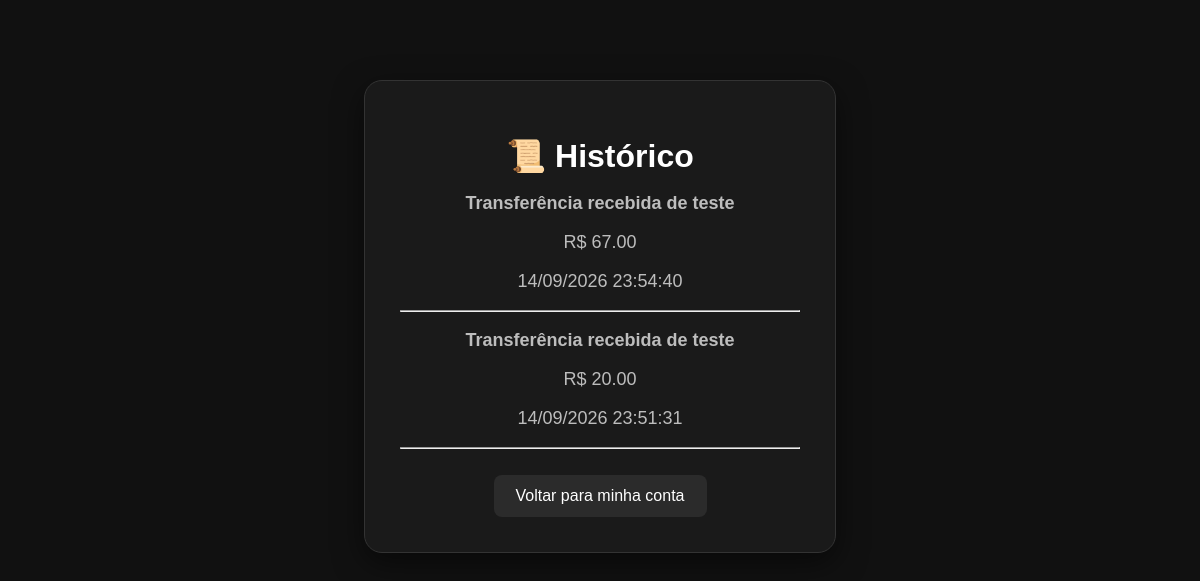
Screenshot of /historico (signed in) with the database file from the repository.
### tables this page shows
CREATE TABLE historico (
    id INTEGER PRIMARY KEY AUTOINCREMENT,
    conta_id INTEGER NOT NULL,
    tipo TEXT NOT NULL,
    valor REAL NOT NULL,
    data_hora TEXT NOT NULL,
    FOREIGN KEY (conta_id) REFERENCES contas(id)
);

### app.py (the view)
@app.route("/historico")
def historico():
    if "usuario_id" not in session:
        return redirect("/login")
    banco = conectar()
    cursor = banco.cursor()
    cursor.execute(
        """
        SELECT tipo, valor, data_hora
        FROM historico
        WHERE conta_id = ?
        ORDER BY id DESC
        """,
        (session["usuario_id"],)
    )
    movimentacoes = cursor.fetchall()
    banco.close()
    return render_template(
        "historico.html",
        movimentacoes=movimentacoes
    )

### banco.py (called while the page is built)
def conectar():
    banco = sqlite3.connect("banco.db")
    return banco

### templates/historico.html (shortened to what this page needs)
<!DOCTYPE html>
<html lang="pt-br">
<head>
    <link rel="stylesheet" href="{{ url_for('static', filename='style.css') }}">
</head>
<body>
    <div class="card">
        <h1>📜 Histórico</h1>
        {% if movimentacoes %}
            {% for movimento in movimentacoes %}
                <div>
                    <p>
                        <strong>{{ movimento[0] }}</strong>
                    </p>
                    <p>
                        R$ {{ "%.2f"|format(movimento[1]) }}
                    </p>
                    <p>
                        {{ movimento[2] }}
                    </p>
                    <hr>
                </div>
            {% endfor %}
        {% else %}
            <p>Nenhuma movimentação encontrada.</p>
        {% endif %}
        <br>
        <a href="/conta">
            <button>Voltar para minha conta</button>
        </a>
    </div>
</body>
</html>

### static/style.css (style rules this page uses)
body { background-color: #111111; color: #ffffff; font-family: Arial, sans-serif; text-align: center; margin: 0; padding: 0; }
h1 { font-size: 32px; margin-bottom: 10px; }
p { font-size: 18px; color: #bdbdbd; }
button { padding: 12px 22px; font-size: 16px; cursor: pointer; border: none; border-radius: 8px; background-color: #2b2b2b; color: white; transition: 0.3s; }
.card { background-color: #1a1a1a; width: 400px; max-width: 85%; margin: 80px auto; padding: 35px; border-radius: 18px; border: 1px solid #333; box-shadow: 0 10px 30px rgba(0, 0, 0, 0.5); }
a { text-decoration: none; color: inherit; }

### rows the page displays
historico: tipo "Transferência recebida de teste", valor "67.00", data_hora "14/09/2026 23:54:40"
historico: tipo "Transferência recebida de teste", valor "20.00", data_hora "14/09/2026 23:51:31"
